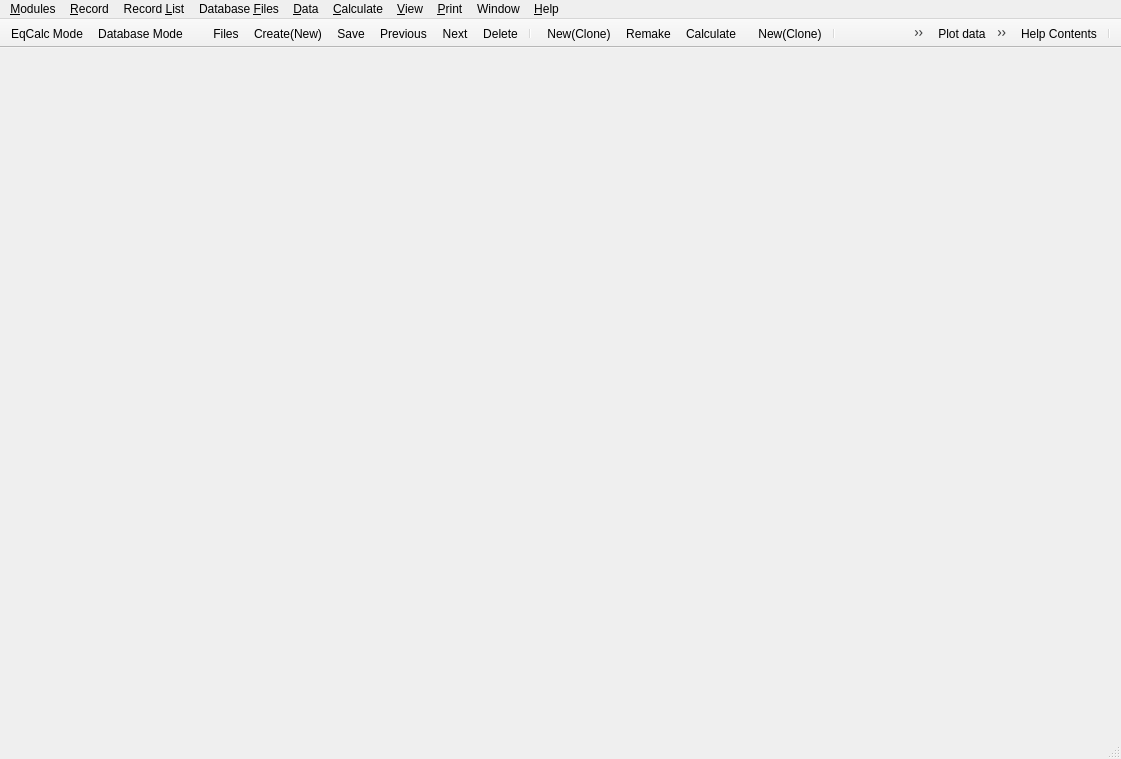
<?xml version="1.0" encoding="UTF-8"?>
<ui version="4.0">
 <class>GemsMainWindowData</class>
 <widget class="QMainWindow" name="GemsMainWindowData">
  <property name="geometry">
   <rect>
    <x>0</x>
    <y>0</y>
    <width>1121</width>
    <height>759</height>
   </rect>
  </property>
  <property name="windowTitle">
   <string>MainWindow</string>
  </property>
  <property name="tabShape">
   <enum>QTabWidget::TabShape::Rounded</enum>
  </property>
  <property name="dockOptions">
   <set>QMainWindow::DockOption::AllowTabbedDocks|QMainWindow::DockOption::AnimatedDocks</set>
  </property>
  <widget class="QWidget" name="centralwidget">
   <layout class="QHBoxLayout" name="horizontalLayout"/>
  </widget>
  <widget class="QMenuBar" name="menubar">
   <property name="geometry">
    <rect>
     <x>0</x>
     <y>0</y>
     <width>1121</width>
     <height>22</height>
    </rect>
   </property>
   <widget class="QMenu" name="menu_Record">
    <property name="title">
     <string>&amp;Record</string>
    </property>
    <addaction name="action_Create"/>
    <addaction name="action_New"/>
    <addaction name="separator"/>
    <addaction name="action_Display"/>
    <addaction name="action_Remake"/>
    <addaction name="action_Calculate"/>
    <addaction name="separator"/>
    <addaction name="action_Save"/>
    <addaction name="actionSave_As"/>
    <addaction name="action_Delete"/>
    <addaction name="separator"/>
    <addaction name="action_Plot"/>
    <addaction name="action_Print"/>
   </widget>
   <widget class="QMenu" name="menuRecord_List">
    <property name="title">
     <string>Record &amp;List</string>
    </property>
    <addaction name="action_Copy"/>
    <addaction name="action_Rename"/>
    <addaction name="action_Move"/>
    <addaction name="action_Delete_list"/>
    <addaction name="separator"/>
    <addaction name="action_List"/>
    <addaction name="action_Backup"/>
    <addaction name="action_Restore"/>
    <addaction name="separator"/>
    <addaction name="action_Export"/>
    <addaction name="action_Import"/>
    <addaction name="separator"/>
    <addaction name="actionExport_Json"/>
    <addaction name="actionImport_Json"/>
   </widget>
   <widget class="QMenu" name="menu_Database_Files">
    <property name="title">
     <string>Database &amp;Files</string>
    </property>
    <addaction name="action_Selection"/>
    <addaction name="action_Add_Link"/>
    <addaction name="action_New_2"/>
    <addaction name="separator"/>
    <addaction name="action_Compress"/>
   </widget>
   <widget class="QMenu" name="menuWindow">
    <property name="title">
     <string>Window</string>
    </property>
    <addaction name="actClose"/>
    <addaction name="actCloseAll"/>
    <addaction name="separator"/>
    <addaction name="actTile"/>
    <addaction name="actCascade"/>
    <addaction name="separator"/>
   </widget>
   <widget class="QMenu" name="smenu_Data">
    <property name="title">
     <string>&amp;Data</string>
    </property>
    <addaction name="sactionOpenMTPARAM"/>
    <addaction name="sactionOpen_SYSTEM_ICOMP"/>
    <addaction name="separator"/>
    <addaction name="sactionOutMulti"/>
    <addaction name="sactionReadMulti"/>
    <addaction name="separator"/>
    <addaction name="actionExport_JSON_files"/>
    <addaction name="actionImport_JSON_files"/>
   </widget>
   <widget class="QMenu" name="smenu_Calc">
    <property name="title">
     <string>&amp;Calculate</string>
    </property>
    <addaction name="saction_BCC"/>
    <addaction name="saction_IPM"/>
    <addaction name="separator"/>
    <addaction name="separator"/>
    <addaction name="sactionSimplex"/>
    <addaction name="sactionPrecise"/>
    <addaction name="sactionStepwise"/>
    <addaction name="action_Use_ThermoFUN"/>
   </widget>
   <widget class="QMenu" name="smenu_View">
    <property name="title">
     <string>&amp;View</string>
    </property>
    <addaction name="sactionEQUSTAT_ICOMP"/>
    <addaction name="sactionOpenMULTI"/>
   </widget>
   <widget class="QMenu" name="smenu_Print">
    <property name="title">
     <string>&amp;Print</string>
    </property>
    <addaction name="sactionPrintMtparm"/>
    <addaction name="sactionPrintSystem"/>
    <addaction name="sactionPrintEqstat"/>
    <addaction name="separator"/>
    <addaction name="sactionPrInput"/>
    <addaction name="sactionPrResults"/>
   </widget>
   <widget class="QMenu" name="smenu_Help">
    <property name="title">
     <string>&amp;Help</string>
    </property>
    <addaction name="action_Preferences"/>
    <addaction name="sactionHelp"/>
    <addaction name="sactionHowto"/>
    <addaction name="actionTutorial"/>
    <addaction name="sactionScript"/>
    <addaction name="separator"/>
    <addaction name="sactionMoreBCC"/>
    <addaction name="sactionMoreIPM"/>
    <addaction name="separator"/>
    <addaction name="sactionAbout"/>
    <addaction name="actionAuthors"/>
    <addaction name="actionThanks"/>
    <addaction name="actionLicense"/>
   </widget>
   <widget class="QMenu" name="menu_Modules">
    <property name="tearOffEnabled">
     <bool>false</bool>
    </property>
    <property name="title">
     <string>&amp;Modules</string>
    </property>
    <addaction name="action_calcMode"/>
    <addaction name="actionDataBaseMode"/>
    <addaction name="separator"/>
    <addaction name="actionIComp"/>
    <addaction name="actionDComp"/>
    <addaction name="actionReacDC"/>
    <addaction name="actionRTparm"/>
    <addaction name="actionPhase"/>
    <addaction name="actionCompos"/>
    <addaction name="separator"/>
    <addaction name="actionSysEq"/>
    <addaction name="actionProcess"/>
    <addaction name="actionGEM2MT"/>
    <addaction name="actionGtDemo"/>
    <addaction name="actionDualTh"/>
    <addaction name="actionUnSpace"/>
    <addaction name="actionProject"/>
    <addaction name="separator"/>
    <addaction name="actionSDref"/>
    <addaction name="separator"/>
    <addaction name="actionExit"/>
   </widget>
   <addaction name="menu_Modules"/>
   <addaction name="menu_Record"/>
   <addaction name="menuRecord_List"/>
   <addaction name="menu_Database_Files"/>
   <addaction name="smenu_Data"/>
   <addaction name="smenu_Calc"/>
   <addaction name="smenu_View"/>
   <addaction name="smenu_Print"/>
   <addaction name="menuWindow"/>
   <addaction name="smenu_Help"/>
  </widget>
  <widget class="QStatusBar" name="statusbar"/>
  <widget class="QToolBar" name="toolBar">
   <property name="windowTitle">
    <string>GEMS3ModeTB</string>
   </property>
   <property name="movable">
    <bool>false</bool>
   </property>
   <attribute name="toolBarArea">
    <enum>TopToolBarArea</enum>
   </attribute>
   <attribute name="toolBarBreak">
    <bool>false</bool>
   </attribute>
   <addaction name="action_calcMode"/>
   <addaction name="actionDataBaseMode"/>
  </widget>
  <widget class="QToolBar" name="toolModule">
   <property name="windowTitle">
    <string>ModuleList</string>
   </property>
   <property name="movable">
    <bool>false</bool>
   </property>
   <attribute name="toolBarArea">
    <enum>TopToolBarArea</enum>
   </attribute>
   <attribute name="toolBarBreak">
    <bool>false</bool>
   </attribute>
  </widget>
  <widget class="QToolBar" name="toolBar_2">
   <property name="windowTitle">
    <string>RecordTool</string>
   </property>
   <property name="movable">
    <bool>false</bool>
   </property>
   <property name="allowedAreas">
    <set>Qt::ToolBarArea::AllToolBarAreas</set>
   </property>
   <property name="floatable">
    <bool>true</bool>
   </property>
   <attribute name="toolBarArea">
    <enum>TopToolBarArea</enum>
   </attribute>
   <attribute name="toolBarBreak">
    <bool>false</bool>
   </attribute>
   <addaction name="actionFile"/>
   <addaction name="action_Create"/>
   <addaction name="action_Save"/>
   <addaction name="actionPrevious"/>
   <addaction name="actionNext"/>
   <addaction name="action_Delete"/>
   <addaction name="separator"/>
  </widget>
  <widget class="QToolBar" name="toolBar_4">
   <property name="windowTitle">
    <string>ModuleCalc</string>
   </property>
   <property name="movable">
    <bool>false</bool>
   </property>
   <property name="floatable">
    <bool>true</bool>
   </property>
   <attribute name="toolBarArea">
    <enum>TopToolBarArea</enum>
   </attribute>
   <attribute name="toolBarBreak">
    <bool>false</bool>
   </attribute>
   <addaction name="action_New"/>
   <addaction name="action_Remake"/>
   <addaction name="action_Calculate"/>
  </widget>
  <widget class="QToolBar" name="toolBar_3">
   <property name="windowTitle">
    <string>SystemSetCalc</string>
   </property>
   <property name="movable">
    <bool>false</bool>
   </property>
   <property name="floatable">
    <bool>true</bool>
   </property>
   <attribute name="toolBarArea">
    <enum>TopToolBarArea</enum>
   </attribute>
   <attribute name="toolBarBreak">
    <bool>false</bool>
   </attribute>
   <addaction name="action_New"/>
   <addaction name="separator"/>
   <addaction name="sactionINSERT_SYSTEM"/>
   <addaction name="sactionOpen_SYSTEM_ICOMP"/>
   <addaction name="saction_BCC"/>
   <addaction name="saction_IPM"/>
   <addaction name="sactionEQUSTAT_ICOMP"/>
  </widget>
  <widget class="QToolBar" name="toolBar_5">
   <property name="windowTitle">
    <string>PlotGraphTB</string>
   </property>
   <property name="movable">
    <bool>false</bool>
   </property>
   <property name="floatable">
    <bool>false</bool>
   </property>
   <attribute name="toolBarArea">
    <enum>TopToolBarArea</enum>
   </attribute>
   <attribute name="toolBarBreak">
    <bool>false</bool>
   </attribute>
   <addaction name="action_Plot"/>
   <addaction name="action_Print"/>
   <addaction name="separator"/>
  </widget>
  <widget class="QToolBar" name="toolBar_6">
   <property name="windowTitle">
    <string>Help</string>
   </property>
   <property name="movable">
    <bool>false</bool>
   </property>
   <property name="floatable">
    <bool>false</bool>
   </property>
   <attribute name="toolBarArea">
    <enum>TopToolBarArea</enum>
   </attribute>
   <attribute name="toolBarBreak">
    <bool>false</bool>
   </attribute>
   <addaction name="action_Help_2"/>
   <addaction name="separator"/>
  </widget>
  <action name="action_Create">
   <property name="icon">
    <iconset resource="../GUI.qrc">
     <normaloff>:/menu/Icons/NewCreateRecordIcon.png</normaloff>:/menu/Icons/NewCreateRecordIcon.png</iconset>
   </property>
   <property name="text">
    <string>&amp;Create(New)...</string>
   </property>
   <property name="toolTip">
    <string>Create a new record from scratch</string>
   </property>
   <property name="iconVisibleInMenu">
    <bool>true</bool>
   </property>
  </action>
  <action name="action_New">
   <property name="icon">
    <iconset resource="../GUI.qrc">
     <normaloff>:/menu/Icons/NewCloneRecordIcon.png</normaloff>:/menu/Icons/NewCloneRecordIcon.png</iconset>
   </property>
   <property name="text">
    <string>&amp;New(Clone)...</string>
   </property>
   <property name="toolTip">
    <string>Clone a new record from this one</string>
   </property>
   <property name="iconVisibleInMenu">
    <bool>true</bool>
   </property>
  </action>
  <action name="action_Display">
   <property name="icon">
    <iconset resource="../GUI.qrc">
     <normaloff>:/menu/Icons/SelectDisplayRecordIcon.png</normaloff>:/menu/Icons/SelectDisplayRecordIcon.png</iconset>
   </property>
   <property name="text">
    <string>D&amp;isplay</string>
   </property>
   <property name="toolTip">
    <string>Select and display record</string>
   </property>
   <property name="shortcut">
    <string>F6</string>
   </property>
   <property name="iconVisibleInMenu">
    <bool>true</bool>
   </property>
  </action>
  <action name="action_Remake">
   <property name="icon">
    <iconset resource="../GUI.qrc">
     <normaloff>:/menu/Icons/RemakeRecordIcon.png</normaloff>:/menu/Icons/RemakeRecordIcon.png</iconset>
   </property>
   <property name="text">
    <string>&amp;Remake...</string>
   </property>
   <property name="toolTip">
    <string>Remake record data structure</string>
   </property>
   <property name="iconVisibleInMenu">
    <bool>true</bool>
   </property>
  </action>
  <action name="action_Calculate">
   <property name="icon">
    <iconset resource="../GUI.qrc">
     <normaloff>:/menu/Icons/CalculateRecordDataIcon.png</normaloff>:/menu/Icons/CalculateRecordDataIcon.png</iconset>
   </property>
   <property name="text">
    <string>Calculat&amp;e</string>
   </property>
   <property name="toolTip">
    <string>Re-calculate and check record data</string>
   </property>
   <property name="shortcut">
    <string>F9</string>
   </property>
   <property name="iconVisibleInMenu">
    <bool>true</bool>
   </property>
  </action>
  <action name="action_Save">
   <property name="icon">
    <iconset resource="../GUI.qrc">
     <normaloff>:/menu/Icons/SaveCurrentRecordIcon.png</normaloff>:/menu/Icons/SaveCurrentRecordIcon.png</iconset>
   </property>
   <property name="text">
    <string>&amp;Save</string>
   </property>
   <property name="toolTip">
    <string>Save this record to database</string>
   </property>
   <property name="iconVisibleInMenu">
    <bool>true</bool>
   </property>
  </action>
  <action name="actionSave_As">
   <property name="text">
    <string>Save &amp;As...</string>
   </property>
   <property name="toolTip">
    <string>Save As (save this record under different key)</string>
   </property>
  </action>
  <action name="action_Delete">
   <property name="icon">
    <iconset resource="../GUI.qrc">
     <normaloff>:/menu/Icons/DeleteCurrentRecordIcon.png</normaloff>:/menu/Icons/DeleteCurrentRecordIcon.png</iconset>
   </property>
   <property name="text">
    <string>&amp;Delete</string>
   </property>
   <property name="toolTip">
    <string>Delete this record from database</string>
   </property>
   <property name="iconVisibleInMenu">
    <bool>true</bool>
   </property>
  </action>
  <action name="action_Plot">
   <property name="icon">
    <iconset resource="../GUI.qrc">
     <normaloff>:/menu/Icons/PlotDataOnGraphIcon.png</normaloff>:/menu/Icons/PlotDataOnGraphIcon.png</iconset>
   </property>
   <property name="text">
    <string>Plo&amp;t data</string>
   </property>
   <property name="toolTip">
    <string>Plot data on Graph dialog</string>
   </property>
   <property name="iconVisibleInMenu">
    <bool>true</bool>
   </property>
  </action>
  <action name="action_Print">
   <property name="icon">
    <iconset resource="../GUI.qrc">
     <normaloff>:/menu/Icons/PrintDataToFileIcon.png</normaloff>:/menu/Icons/PrintDataToFileIcon.png</iconset>
   </property>
   <property name="text">
    <string>&amp;Print|Export...</string>
   </property>
   <property name="toolTip">
    <string>Print data to (formatted) text file</string>
   </property>
   <property name="iconVisibleInMenu">
    <bool>true</bool>
   </property>
  </action>
  <action name="action_Copy">
   <property name="text">
    <string>&amp;Copy...</string>
   </property>
   <property name="toolTip">
    <string>Copy this record to another database file</string>
   </property>
  </action>
  <action name="action_Rename">
   <property name="text">
    <string>&amp;Rename...</string>
   </property>
   <property name="toolTip">
    <string>Rename selected record(s)</string>
   </property>
  </action>
  <action name="action_Move">
   <property name="text">
    <string>&amp;Move...</string>
   </property>
   <property name="toolTip">
    <string>Move this record to another database file</string>
   </property>
  </action>
  <action name="action_Delete_list">
   <property name="text">
    <string>&amp;Delete...</string>
   </property>
   <property name="toolTip">
    <string>Delete selected record(s)</string>
   </property>
  </action>
  <action name="action_List">
   <property name="text">
    <string>&amp;List...</string>
   </property>
   <property name="toolTip">
    <string>List selected record keys to text file</string>
   </property>
  </action>
  <action name="action_Backup">
   <property name="text">
    <string>&amp;Backup...</string>
   </property>
   <property name="toolTip">
    <string>Backup record(s) to text file</string>
   </property>
  </action>
  <action name="action_Restore">
   <property name="text">
    <string>Re&amp;store...</string>
   </property>
   <property name="toolTip">
    <string>Restore record(s) from text file</string>
   </property>
  </action>
  <action name="action_Export">
   <property name="text">
    <string>&amp;Export...</string>
   </property>
   <property name="toolTip">
    <string>Export record(s) to formatted text file</string>
   </property>
  </action>
  <action name="action_Import">
   <property name="text">
    <string>&amp;Import...</string>
   </property>
   <property name="toolTip">
    <string>Import record(s) from formatted text file</string>
   </property>
  </action>
  <action name="action_Selection">
   <property name="text">
    <string>&amp;Selection...</string>
   </property>
  </action>
  <action name="action_Add_Link">
   <property name="text">
    <string>&amp;Add Link...</string>
   </property>
  </action>
  <action name="action_New_2">
   <property name="text">
    <string>&amp;New File...</string>
   </property>
  </action>
  <action name="action_Compress">
   <property name="text">
    <string>C&amp;ompress...</string>
   </property>
  </action>
  <action name="action_Help">
   <property name="icon">
    <iconset resource="../GUI.qrc">
     <normaloff>:/menu/Icons/ShowHelpWindowIcon.png</normaloff>:/menu/Icons/ShowHelpWindowIcon.png</iconset>
   </property>
   <property name="text">
    <string>&amp;Help Contents</string>
   </property>
   <property name="toolTip">
    <string>Show help contents</string>
   </property>
   <property name="iconVisibleInMenu">
    <bool>true</bool>
   </property>
  </action>
  <action name="actionView_Scripts">
   <property name="text">
    <string>View &amp;Scripts...</string>
   </property>
   <property name="toolTip">
    <string>View available scripts</string>
   </property>
   <property name="shortcut">
    <string>F3</string>
   </property>
  </action>
  <action name="action_About_GEMS">
   <property name="text">
    <string>&amp;About GEMS</string>
   </property>
   <property name="toolTip">
    <string>About GEM-Selektor</string>
   </property>
  </action>
  <action name="actionNext">
   <property name="icon">
    <iconset resource="../GUI.qrc">
     <normaloff>:/menu/Icons/DisplayNextRecordIcon.png</normaloff>:/menu/Icons/DisplayNextRecordIcon.png</iconset>
   </property>
   <property name="text">
    <string>Next</string>
   </property>
   <property name="toolTip">
    <string>Display next record</string>
   </property>
   <property name="iconVisibleInMenu">
    <bool>true</bool>
   </property>
  </action>
  <action name="actionPrevious">
   <property name="icon">
    <iconset resource="../GUI.qrc">
     <normaloff>:/menu/Icons/DisplayPrevRecordIcon.png</normaloff>:/menu/Icons/DisplayPrevRecordIcon.png</iconset>
   </property>
   <property name="text">
    <string>Previous</string>
   </property>
   <property name="toolTip">
    <string>Display previous record</string>
   </property>
   <property name="iconVisibleInMenu">
    <bool>true</bool>
   </property>
  </action>
  <action name="actionFilter">
   <property name="icon">
    <iconset resource="../GUI.qrc">
     <normaloff>:/menu/Icons/SetKeyTemplateIcon.png</normaloff>:/menu/Icons/SetKeyTemplateIcon.png</iconset>
   </property>
   <property name="text">
    <string>Filter</string>
   </property>
   <property name="toolTip">
    <string>Set filter for record keys</string>
   </property>
   <property name="iconVisibleInMenu">
    <bool>true</bool>
   </property>
  </action>
  <action name="action_Help_2">
   <property name="icon">
    <iconset resource="../GUI.qrc">
     <normaloff>:/menu/Icons/ShowHelpWindowIcon.png</normaloff>:/menu/Icons/ShowHelpWindowIcon.png</iconset>
   </property>
   <property name="text">
    <string>&amp;Help Contents</string>
   </property>
   <property name="toolTip">
    <string>Help contents</string>
   </property>
   <property name="iconVisibleInMenu">
    <bool>true</bool>
   </property>
  </action>
  <action name="actClose">
   <property name="text">
    <string>&amp;Close</string>
   </property>
   <property name="shortcut">
    <string>Ctrl+F4</string>
   </property>
  </action>
  <action name="actCloseAll">
   <property name="text">
    <string>Close &amp;All</string>
   </property>
  </action>
  <action name="actTile">
   <property name="text">
    <string>&amp;Tile</string>
   </property>
  </action>
  <action name="actCascade">
   <property name="text">
    <string>Casca&amp;de</string>
   </property>
  </action>
  <action name="actionTutorial">
   <property name="text">
    <string>&amp;Tutorial</string>
   </property>
   <property name="toolTip">
    <string>Open Tutorial</string>
   </property>
  </action>
  <action name="action_Preferences">
   <property name="text">
    <string>&amp;Preferences...</string>
   </property>
   <property name="toolTip">
    <string>Open Preferences (Settings) dialog</string>
   </property>
  </action>
  <action name="sactionOpenMTPARAM">
   <property name="text">
    <string>&amp;Thermodynamic data at T,P...</string>
   </property>
   <property name="iconText">
    <string>T,P</string>
   </property>
   <property name="toolTip">
    <string>Thermodynamic data at T,P... (MTparm window)</string>
   </property>
  </action>
  <action name="sactionOpen_SYSTEM_ICOMP">
   <property name="icon">
    <iconset resource="../GUI.qrc">
     <normaloff>:/menu/Icons/DetailedCSDIcon.png</normaloff>:/menu/Icons/DetailedCSDIcon.png</iconset>
   </property>
   <property name="text">
    <string>Detailed &amp;input recipe...</string>
   </property>
   <property name="iconText">
    <string>Detailed input recipe...</string>
   </property>
   <property name="toolTip">
    <string>Open System window (detailed input recipe)</string>
   </property>
   <property name="iconVisibleInMenu">
    <bool>true</bool>
   </property>
  </action>
  <action name="sactionOutMulti">
   <property name="text">
    <string>&amp;Export GEMS3K files...</string>
   </property>
   <property name="toolTip">
    <string>Export GEM task to GEMS3K input files</string>
   </property>
  </action>
  <action name="sactionReadMulti">
   <property name="text">
    <string>Import &amp;GEMS3K DBR file...</string>
   </property>
   <property name="toolTip">
    <string>Import GEMS3K DBR file (for this CSD)</string>
   </property>
  </action>
  <action name="saction_BCC">
   <property name="icon">
    <iconset resource="../GUI.qrc">
     <normaloff>:/menu/Icons/CalculateBCCIcon.png</normaloff>:/menu/Icons/CalculateBCCIcon.png</iconset>
   </property>
   <property name="text">
    <string>Check &amp;BCC</string>
   </property>
   <property name="toolTip">
    <string>Calculate BCC and check it for conflicts</string>
   </property>
   <property name="iconVisibleInMenu">
    <bool>true</bool>
   </property>
  </action>
  <action name="saction_IPM">
   <property name="icon">
    <iconset resource="../GUI.qrc">
     <normaloff>:/menu/Icons/CalculateGEMIcon.png</normaloff>:/menu/Icons/CalculateGEMIcon.png</iconset>
   </property>
   <property name="text">
    <string>Run GEM &amp;IPM</string>
   </property>
   <property name="toolTip">
    <string>Calculate equilibrium with GEM</string>
   </property>
   <property name="iconVisibleInMenu">
    <bool>true</bool>
   </property>
  </action>
  <action name="sactionSimplex">
   <property name="checkable">
    <bool>true</bool>
   </property>
   <property name="checked">
    <bool>true</bool>
   </property>
   <property name="text">
    <string>AIA (&amp;simplex)</string>
   </property>
   <property name="toolTip">
    <string>AIA (simplex) calculation mode</string>
   </property>
  </action>
  <action name="sactionPrecise">
   <property name="checkable">
    <bool>true</bool>
   </property>
   <property name="checked">
    <bool>true</bool>
   </property>
   <property name="text">
    <string>&amp;Cleanup</string>
   </property>
   <property name="toolTip">
    <string>Cleanup mode for precise GEM results</string>
   </property>
  </action>
  <action name="sactionStepwise">
   <property name="checkable">
    <bool>true</bool>
   </property>
   <property name="enabled">
    <bool>true</bool>
   </property>
   <property name="text">
    <string>S&amp;tepwise mode</string>
   </property>
   <property name="toolTip">
    <string>Stepwise GEM IPM calculation mode</string>
   </property>
   <property name="visible">
    <bool>true</bool>
   </property>
  </action>
  <action name="sactionEQUSTAT_ICOMP">
   <property name="icon">
    <iconset resource="../GUI.qrc">
     <normaloff>:/menu/Icons/ShowGEMResultsIcon.png</normaloff>:/menu/Icons/ShowGEMResultsIcon.png</iconset>
   </property>
   <property name="text">
    <string>GEM IPM &amp;task results...</string>
   </property>
   <property name="toolTip">
    <string>Open EqDemo window (GEM task results)</string>
   </property>
   <property name="iconVisibleInMenu">
    <bool>true</bool>
   </property>
  </action>
  <action name="sactionOpenMULTI">
   <property name="text">
    <string>Details for &amp;experts...</string>
   </property>
   <property name="toolTip">
    <string>Open Multi window (for details for experts)</string>
   </property>
  </action>
  <action name="sactionPrintMtparm">
   <property name="text">
    <string>&amp;Thermodynamic data...</string>
   </property>
   <property name="iconText">
    <string>Thermodynamic Data</string>
   </property>
   <property name="toolTip">
    <string>Print Thermodynamic Data</string>
   </property>
  </action>
  <action name="sactionPrintSystem">
   <property name="text">
    <string>Chemical &amp;System Definition...</string>
   </property>
   <property name="iconText">
    <string>Chemical System Definition</string>
   </property>
   <property name="toolTip">
    <string>Print Chemical System Definition</string>
   </property>
  </action>
  <action name="sactionPrintEqstat">
   <property name="icon">
    <iconset resource="../GUI.qrc">
     <normaloff>:/menu/Icons/PrintDataToFileIcon.png</normaloff>:/menu/Icons/PrintDataToFileIcon.png</iconset>
   </property>
   <property name="text">
    <string>&amp;GEM task results...</string>
   </property>
   <property name="iconText">
    <string>GEM task results</string>
   </property>
   <property name="toolTip">
    <string>Print GEM task results</string>
   </property>
   <property name="iconVisibleInMenu">
    <bool>true</bool>
   </property>
  </action>
  <action name="sactionPrInput">
   <property name="text">
    <string>Contents of the &amp;Input: tab ...</string>
   </property>
   <property name="iconText">
    <string>Contents of the Input: tab</string>
   </property>
   <property name="toolTip">
    <string>Print contents of Input: System Definition tab</string>
   </property>
  </action>
  <action name="sactionPrResults">
   <property name="text">
    <string>Contents of the &amp;Results: tab ...</string>
   </property>
   <property name="toolTip">
    <string>Print contents of Results: Equilibrium State tab</string>
   </property>
  </action>
  <action name="sactionHelp">
   <property name="icon">
    <iconset resource="../GUI.qrc">
     <normaloff>:/menu/Icons/ShowHelpWindowIcon.png</normaloff>:/menu/Icons/ShowHelpWindowIcon.png</iconset>
   </property>
   <property name="text">
    <string>&amp;Help</string>
   </property>
   <property name="toolTip">
    <string>Show related Help contents</string>
   </property>
   <property name="iconVisibleInMenu">
    <bool>true</bool>
   </property>
  </action>
  <action name="sactionHowto">
   <property name="text">
    <string>H&amp;ow to</string>
   </property>
   <property name="toolTip">
    <string>How to help pages</string>
   </property>
  </action>
  <action name="sactionScript">
   <property name="text">
    <string>&amp;Scripts...</string>
   </property>
   <property name="toolTip">
    <string>Show available scripts</string>
   </property>
  </action>
  <action name="sactionMoreBCC">
   <property name="text">
    <string>More about &amp;BCC</string>
   </property>
   <property name="toolTip">
    <string>More about CSD and BCC setup</string>
   </property>
  </action>
  <action name="sactionMoreIPM">
   <property name="text">
    <string>More about &amp;IPM</string>
   </property>
   <property name="toolTip">
    <string>More about GEM IPM calculations </string>
   </property>
  </action>
  <action name="sactionAbout">
   <property name="text">
    <string>&amp;About</string>
   </property>
  </action>
  <action name="sactionINSERT_SYSTEM">
   <property name="icon">
    <iconset resource="../GUI.qrc">
     <normaloff>:/menu/Icons/RecipeWizardIcon.png</normaloff>:/menu/Icons/RecipeWizardIcon.png</iconset>
   </property>
   <property name="text">
    <string>&amp;Change Bulk Composition...</string>
   </property>
   <property name="toolTip">
    <string>Open Recipe dialog to set BCC</string>
   </property>
   <property name="iconVisibleInMenu">
    <bool>true</bool>
   </property>
  </action>
  <action name="actionIComp">
   <property name="icon">
    <iconset resource="../GUI.qrc">
     <normaloff>:/modules/Icons/ICompModuleIcon.png</normaloff>:/modules/Icons/ICompModuleIcon.png</iconset>
   </property>
   <property name="text">
    <string>&amp;IComp</string>
   </property>
   <property name="toolTip">
    <string>Independent Components (IComp)</string>
   </property>
   <property name="iconVisibleInMenu">
    <bool>true</bool>
   </property>
  </action>
  <action name="actionDComp">
   <property name="icon">
    <iconset resource="../GUI.qrc">
     <normaloff>:/modules/Icons/DCompModuleIcon.png</normaloff>:/modules/Icons/DCompModuleIcon.png</iconset>
   </property>
   <property name="text">
    <string>&amp;DComp</string>
   </property>
   <property name="toolTip">
    <string>Dependent Components (DComp)</string>
   </property>
   <property name="iconVisibleInMenu">
    <bool>true</bool>
   </property>
  </action>
  <action name="actionReacDC">
   <property name="icon">
    <iconset resource="../GUI.qrc">
     <normaloff>:/modules/Icons/ReacDCModuleIcon.png</normaloff>:/modules/Icons/ReacDCModuleIcon.png</iconset>
   </property>
   <property name="text">
    <string>&amp;ReacDC</string>
   </property>
   <property name="toolTip">
    <string>Dependent Components (ReacDC)</string>
   </property>
   <property name="iconVisibleInMenu">
    <bool>true</bool>
   </property>
  </action>
  <action name="actionRTparm">
   <property name="icon">
    <iconset resource="../GUI.qrc">
     <normaloff>:/modules/Icons/RTparmModuleIcon.png</normaloff>:/modules/Icons/RTparmModuleIcon.png</iconset>
   </property>
   <property name="text">
    <string>R&amp;Tparm</string>
   </property>
   <property name="toolTip">
    <string>T/P Tabulations and Plots (RTparm)</string>
   </property>
   <property name="iconVisibleInMenu">
    <bool>true</bool>
   </property>
  </action>
  <action name="actionPhase">
   <property name="icon">
    <iconset resource="../GUI.qrc">
     <normaloff>:/modules/Icons/PhaseModuleIcon.png</normaloff>:/modules/Icons/PhaseModuleIcon.png</iconset>
   </property>
   <property name="text">
    <string>&amp;Phase</string>
   </property>
   <property name="toolTip">
    <string>Thermodynamic Phases (Phase)</string>
   </property>
   <property name="iconVisibleInMenu">
    <bool>true</bool>
   </property>
  </action>
  <action name="actionCompos">
   <property name="icon">
    <iconset resource="../GUI.qrc">
     <normaloff>:/modules/Icons/ComposModuleIcon.png</normaloff>:/modules/Icons/ComposModuleIcon.png</iconset>
   </property>
   <property name="text">
    <string>&amp;Compos</string>
   </property>
   <property name="toolTip">
    <string>Predefined Compositions (Compos)</string>
   </property>
   <property name="iconVisibleInMenu">
    <bool>true</bool>
   </property>
  </action>
  <action name="actionSysEq">
   <property name="icon">
    <iconset resource="../GUI.qrc">
     <normaloff>:/modules/Icons/SysEqModuleIcon.png</normaloff>:/modules/Icons/SysEqModuleIcon.png</iconset>
   </property>
   <property name="text">
    <string>&amp;SysEq</string>
   </property>
   <property name="toolTip">
    <string>Single Chemical Systems (SysEq)</string>
   </property>
   <property name="iconVisibleInMenu">
    <bool>true</bool>
   </property>
  </action>
  <action name="actionProcess">
   <property name="icon">
    <iconset resource="../GUI.qrc">
     <normaloff>:/modules/Icons/ProcessModuleIcon.png</normaloff>:/modules/Icons/ProcessModuleIcon.png</iconset>
   </property>
   <property name="text">
    <string>Pr&amp;ocess</string>
   </property>
   <property name="toolTip">
    <string>Process Simulators (Process)</string>
   </property>
   <property name="iconVisibleInMenu">
    <bool>true</bool>
   </property>
  </action>
  <action name="actionGEM2MT">
   <property name="icon">
    <iconset resource="../GUI.qrc">
     <normaloff>:/modules/Icons/GEM2MTModuleIcon.png</normaloff>:/modules/Icons/GEM2MTModuleIcon.png</iconset>
   </property>
   <property name="text">
    <string>GEM2&amp;MT</string>
   </property>
   <property name="toolTip">
    <string>Coupled Fluid-Mass Transport (GEM2MT)</string>
   </property>
   <property name="iconVisibleInMenu">
    <bool>true</bool>
   </property>
  </action>
  <action name="actionGtDemo">
   <property name="icon">
    <iconset resource="../GUI.qrc">
     <normaloff>:/modules/Icons/GtDemoModuleIcon.png</normaloff>:/modules/Icons/GtDemoModuleIcon.png</iconset>
   </property>
   <property name="text">
    <string>&amp;GtDemo</string>
   </property>
   <property name="toolTip">
    <string>Data Samplers and Plotters (GtDemo)</string>
   </property>
   <property name="iconVisibleInMenu">
    <bool>true</bool>
   </property>
  </action>
  <action name="actionDualTh">
   <property name="enabled">
    <bool>false</bool>
   </property>
   <property name="icon">
    <iconset resource="../GUI.qrc">
     <normaloff>:/modules/Icons/DualThModuleIcon.png</normaloff>:/modules/Icons/DualThModuleIcon.png</iconset>
   </property>
   <property name="text">
    <string>D&amp;ualTh</string>
   </property>
   <property name="toolTip">
    <string>Dual Thermodynamics (DualTh)</string>
   </property>
   <property name="visible">
    <bool>false</bool>
   </property>
  </action>
  <action name="actionUnSpace">
   <property name="icon">
    <iconset resource="../GUI.qrc">
     <normaloff>:/modules/Icons/UnSpaceModuleIcon.png</normaloff>:/modules/Icons/UnSpaceModuleIcon.png</iconset>
   </property>
   <property name="text">
    <string>&amp;UnSpace</string>
   </property>
   <property name="toolTip">
    <string>Sensitivity Studies (UnSpace)</string>
   </property>
   <property name="visible">
    <bool>true</bool>
   </property>
  </action>
  <action name="actionProject">
   <property name="icon">
    <iconset resource="../GUI.qrc">
     <normaloff>:/modules/Icons/ModelingProjectIcon.png</normaloff>:/modules/Icons/ModelingProjectIcon.png</iconset>
   </property>
   <property name="text">
    <string>Pro&amp;ject</string>
   </property>
   <property name="toolTip">
    <string>Modelling Project (Project)</string>
   </property>
   <property name="iconVisibleInMenu">
    <bool>true</bool>
   </property>
  </action>
  <action name="actionSDref">
   <property name="icon">
    <iconset resource="../GUI.qrc">
     <normaloff>:/modules/Icons/SDrefModuleIcon.png</normaloff>:/modules/Icons/SDrefModuleIcon.png</iconset>
   </property>
   <property name="text">
    <string>SDref</string>
   </property>
   <property name="toolTip">
    <string>Bibliography and Scripts (SDref)</string>
   </property>
   <property name="iconVisibleInMenu">
    <bool>true</bool>
   </property>
  </action>
  <action name="actionConst">
   <property name="text">
    <string>Const</string>
   </property>
   <property name="toolTip">
    <string>Numerical Constants (Const)</string>
   </property>
  </action>
  <action name="actionExit">
   <property name="text">
    <string>&amp;Exit GEMS</string>
   </property>
   <property name="toolTip">
    <string>Exit GEM-Selektor</string>
   </property>
  </action>
  <action name="actionFile">
   <property name="icon">
    <iconset resource="../GUI.qrc">
     <normaloff>:/menu/Icons/ShowFilesIcon.png</normaloff>:/menu/Icons/ShowFilesIcon.png</iconset>
   </property>
   <property name="text">
    <string>Files</string>
   </property>
   <property name="toolTip">
    <string>Currently open database files </string>
   </property>
   <property name="iconVisibleInMenu">
    <bool>true</bool>
   </property>
  </action>
  <action name="action_calcMode">
   <property name="checkable">
    <bool>true</bool>
   </property>
   <property name="icon">
    <iconset resource="../GUI.qrc">
     <normaloff>:/menu/Icons/EquilibriumModeIcon.png</normaloff>:/menu/Icons/EquilibriumModeIcon.png</iconset>
   </property>
   <property name="text">
    <string>EqCalc Mode</string>
   </property>
   <property name="toolTip">
    <string>Equilibria Calculation Mode</string>
   </property>
   <property name="iconVisibleInMenu">
    <bool>true</bool>
   </property>
  </action>
  <action name="actionDataBaseMode">
   <property name="checkable">
    <bool>true</bool>
   </property>
   <property name="icon">
    <iconset resource="../GUI.qrc">
     <normaloff>:/menu/Icons/DatabaseModeIcon.png</normaloff>:/menu/Icons/DatabaseModeIcon.png</iconset>
   </property>
   <property name="text">
    <string>Database Mode</string>
   </property>
   <property name="toolTip">
    <string>Database Management Mode</string>
   </property>
   <property name="iconVisibleInMenu">
    <bool>true</bool>
   </property>
  </action>
  <action name="actionAuthors">
   <property name="text">
    <string>Authors</string>
   </property>
  </action>
  <action name="actionThanks">
   <property name="text">
    <string>Thanks</string>
   </property>
  </action>
  <action name="actionLicense">
   <property name="text">
    <string>License</string>
   </property>
  </action>
  <action name="actionExport_Json">
   <property name="text">
    <string>Backup &amp;to JSON...</string>
   </property>
  </action>
  <action name="actionImport_Json">
   <property name="text">
    <string>Restore &amp;from JSON...</string>
   </property>
  </action>
  <action name="action_Use_ThermoFUN">
   <property name="checkable">
    <bool>true</bool>
   </property>
   <property name="text">
    <string> Use&amp;ThermoFUN</string>
   </property>
   <property name="toolTip">
    <string>ThermoFun as option in GEMS3K</string>
   </property>
  </action>
  <action name="actionExport_JSON_files">
   <property name="text">
    <string>Export JSON files...</string>
   </property>
  </action>
  <action name="actionImport_JSON_files">
   <property name="text">
    <string>Import JSON files...</string>
   </property>
  </action>
 </widget>
 <resources>
  <include location="../GUI.qrc"/>
 </resources>
 <connections/>
</ui>
